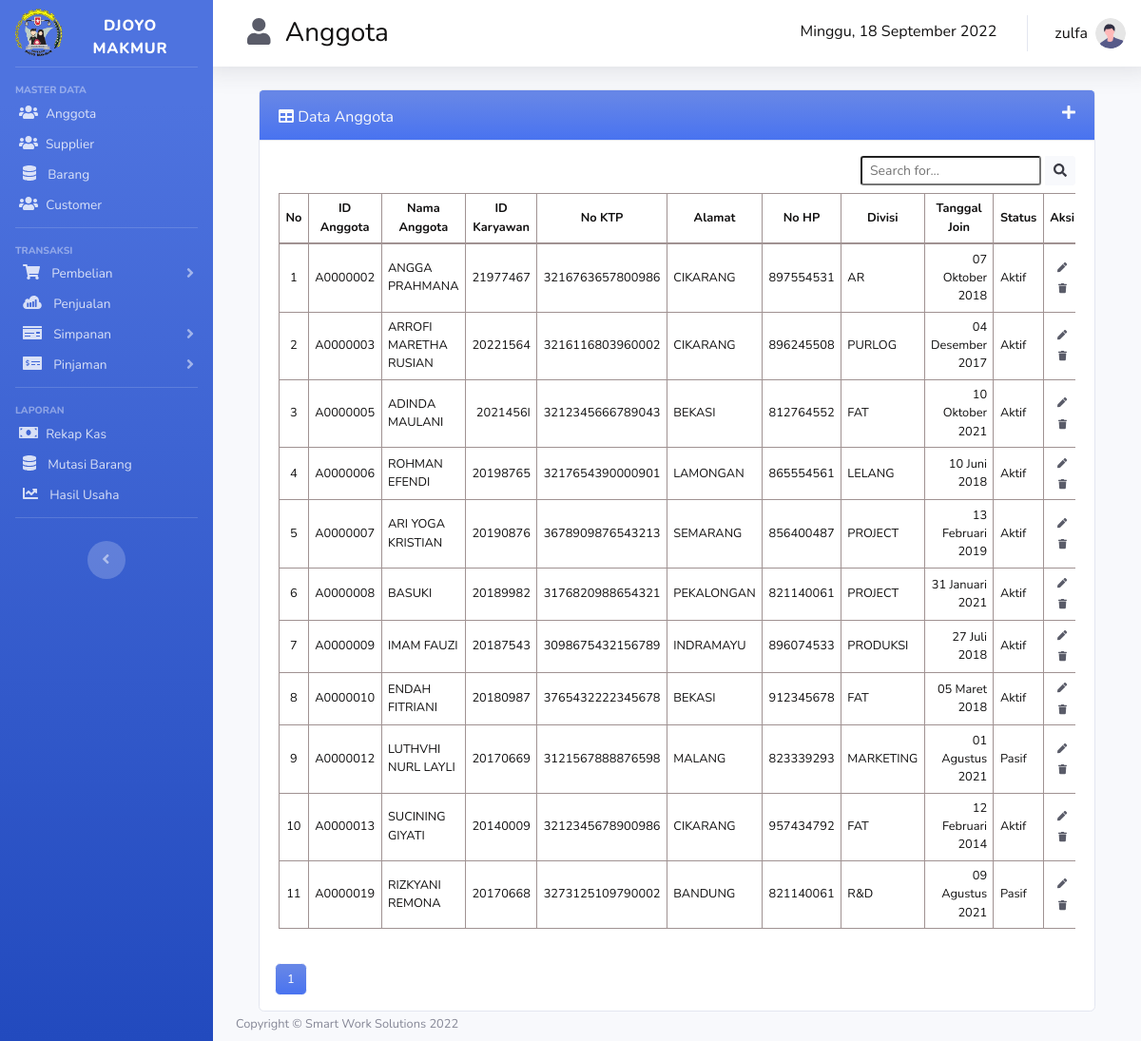
Screenshot of /anggota.php (signed in) with the database file from the repository.
### tables this page shows
CREATE TABLE `anggota` (
  `id` char(8) NOT NULL,
  `nama_anggota` varchar(100) NOT NULL,
  `ktp` char(16) NOT NULL,
  `alamat` varchar(100) DEFAULT NULL,
  `no_hp` bigint(11) DEFAULT NULL,
  `divisi_id` int(11) DEFAULT NULL,
  `tanggal_join` date DEFAULT NULL,
  `status` varchar(5) NOT NULL,
  `id_karyawan` char(8) NOT NULL
);

CREATE TABLE `divisi` (
  `id` int(11) NOT NULL,
  `divisi` varchar(50) NOT NULL
);

### anggota.php (the view, shortened to what the rows shown need)
<?php
    require 'koneksi.php';
    $batas   = 12;
    $halaman = @$_GET['halaman'];
    if(empty($halaman)){
         $posisi  = 0;
    } else{
        $posisi  = ($halaman-1) * $batas;
    }
        $no = $posisi+1;
        if (isset($_POST['filter'])) {
            @$search = htmlspecialchars($_POST["search"]);
            if ($search != null) {
                $sql=mysqli_query($conn,"SELECT a.*, d.divisi FROM anggota a join divisi d on a.divisi_id = d.id where a.id like '%$search%' or a.nama_anggota like '%$search%' or a.alamat like '%$search%' or d.divisi like '%$search%' or a.status like '%$search%' order by id asc limit $posisi,$batas");
            } else {
                $sql=mysqli_query($conn,"SELECT a.*, d.divisi FROM anggota a join divisi d on a.divisi_id = d.id order by id asc limit $posisi,$batas");
            }
        } else {
            $sql=mysqli_query($conn, "SELECT a.*, d.divisi FROM anggota a join divisi d on a.divisi_id = d.id order by id asc limit $posisi,$batas");
        }
?>
<!DOCTYPE html>
<html lang="en">
<head>
    <link href="assets/css/styles2.css" rel="stylesheet" />
    <link href="assets/css/styles.css" rel="stylesheet" />
    <link href="css/sweetalert2.min.css" rel="stylesheet" />
    <link href="vendor/fontawesome-free/css/all.min.css" rel="stylesheet" type="text/css">
    <link href="css/sb-admin-2.min.css" rel="stylesheet">
    <link href="css/tambahan.css" rel="stylesheet">
    <link href="https://cdn.datatables.net/1.10.20/css/dataTables.bootstrap4.min.css" rel="stylesheet" />
</head>
<body id="page-top">
    <div id="wrapper">
        <div id="content-wrapper" class="d-flex flex-column">
            <div id="content">
                <div class="container-fluid">
                        <main>
                            <div class="container-fluid px-4">
                                <div class="card mb-1">
                                    <div class="card-body2">
                                        <div class="table-responsive">
                                            <table class="table-utama tabel" id="dataTable" width="100%" cellspacing="0">
                                                <thead>
                                                    <tr class="text-center small">
                                                        <th>No</th>
                                                        <th>ID Anggota</th>
                                                        <th>Nama Anggota</th>
                                                        <th>ID Karyawan</th>
                                                        <th>No KTP</th>
                                                        <th>Alamat</th>
                                                        <th>No HP</th>
                                                        <th>Divisi</th>
                                                        <th>Tanggal Join</th>
                                                        <th>Status</th>
                                                        <th>Aksi</th>
                                                    </tr>
                                                </thead>
                                                <?php foreach($sql as $anggota ) : ?>
                                                <tbody class="small">
                                                    <tr>
                                                        <td class="text-center no "><?= $no; ?></td>
                                                        <td><?= $anggota["id"]; ?></td>
                                                        <td><?= $anggota["nama_anggota"]; ?></td>
                                                        <td class="text-right"><?= $anggota["id_karyawan"]; ?></td>
                                                        <td class="text-right"><?= $anggota["ktp"]; ?></td>
                                                        <td><?= $anggota["alamat"]; ?></td>
                                                        <td class="text-right"><?= $anggota["no_hp"]; ?></td>
                                                        <td><?= $anggota["divisi"]; ?></td>
                                                        <td class="text-right"><?= tgl_indo(date('Y-m-d',strtotime($anggota['tanggal_join']))); ?></td>
                                                        <td><?= $anggota["status"]; ?></td>
                                                        <td class="text-center">
                                                            <a type="button" class="aksi text-dark" id="tombolUbah" data-toggle='modal' data-target="#editAnggota"
                                                                data-id="<?= $anggota['id']; ?>"
                                                                data-nama_anggota="<?= $anggota['nama_anggota']; ?>"
                                                                data-ktp="<?= $anggota['ktp']; ?>"
                                                                data-alamat="<?= $anggota['alamat']; ?>"
                                                                data-no_hp="<?= $anggota['no_hp']; ?>"
                                                                data-divisi="<?= $anggota['divisi_id']; ?>"
                                                                data-tanggal_join="<?= $anggota['tanggal_join']; ?>"
                                                                data-status="<?= $anggota['status']; ?>"
                                                                data-karyawan="<?= $anggota['id_karyawan']; ?>"
                                                                ><i class="fas fa-solid fa-pen small"></i>
                                                            </a>
                                                            <a class="aksi text-dark alert_notif" href="hapus.php?kode_anggota=<?= $anggota["id"]; ?>"><i class="fas fa-solid fa-trash small"></i></a>
                                                        </td>
                                                    </tr>
                                                </tbody>
                                                <?php $no++ ?>
                                                <?php endforeach; ?>
                                            </table>
                                        </div>
                                    </div>
                                </div>
                            </div>
                        </main>
                </div>
            </div>
        </div>
    </div>
</body>
</html>

### rows the page displays
anggota: id "A0000002", nama_anggota "ANGGA PRAHMANA", id_karyawan "21977467", ktp "3216763657800986", alamat "CIKARANG", no_hp "897554531", divisi.divisi "AR", tanggal_join "07 Oktober 2018", status "Aktif"
anggota: id "A0000003", nama_anggota "ARROFI MARETHA RUSIAN", id_karyawan "20221564", ktp "3216116803960002", alamat "CIKARANG", no_hp "896245508", divisi.divisi "PURLOG", tanggal_join "04 Desember 2017", status "Aktif"
anggota: id "A0000005", nama_anggota "ADINDA MAULANI", id_karyawan "2021456I", ktp "3212345666789043", alamat "BEKASI", no_hp "812764552", divisi.divisi "FAT", tanggal_join "10 Oktober 2021", status "Aktif"
anggota: id "A0000006", nama_anggota "ROHMAN EFENDI", id_karyawan "20198765", ktp "3217654390000901", alamat "LAMONGAN", no_hp "865554561", divisi.divisi "LELANG", tanggal_join "10 Juni 2018", status "Aktif"
anggota: id "A0000007", nama_anggota "ARI YOGA KRISTIAN", id_karyawan "20190876", ktp "3678909876543213", alamat "SEMARANG", no_hp "856400487", divisi.divisi "PROJECT", tanggal_join "13 Februari 2019", status "Aktif"
anggota: id "A0000008", nama_anggota "BASUKI", id_karyawan "20189982", ktp "3176820988654321", alamat "PEKALONGAN", no_hp "821140061", divisi.divisi "PROJECT", tanggal_join "31 Januari 2021", status "Aktif"
anggota: id "A0000009", nama_anggota "IMAM FAUZI", id_karyawan "20187543", ktp "3098675432156789", alamat "INDRAMAYU", no_hp "896074533", divisi.divisi "PRODUKSI", tanggal_join "27 Juli 2018", status "Aktif"
anggota: id "A0000010", nama_anggota "ENDAH FITRIANI", id_karyawan "20180987", ktp "3765432222345678", alamat "BEKASI", no_hp "912345678", divisi.divisi "FAT", tanggal_join "05 Maret 2018", status "Aktif"
anggota: id "A0000012", nama_anggota "LUTHVHI NURL LAYLI", id_karyawan "20170669", ktp "3121567888876598", alamat "MALANG", no_hp "823339293", divisi.divisi "MARKETING", tanggal_join "01 Agustus 2021", status "Pasif"
anggota: id "A0000013", nama_anggota "SUCINING GIYATI", id_karyawan "20140009", ktp "3212345678900986", alamat "CIKARANG", no_hp "957434792", divisi.divisi "FAT", tanggal_join "12 Februari 2014", status "Aktif"
anggota: id "A0000019", nama_anggota "RIZKYANI REMONA", id_karyawan "20170668", ktp "3273125109790002", alamat "BANDUNG", no_hp "821140061", divisi.divisi "R&D", tanggal_join "09 Agustus 2021", status "Pasif"

### other values shown
hari_ini() "Minggu"
$username "zulfa"
